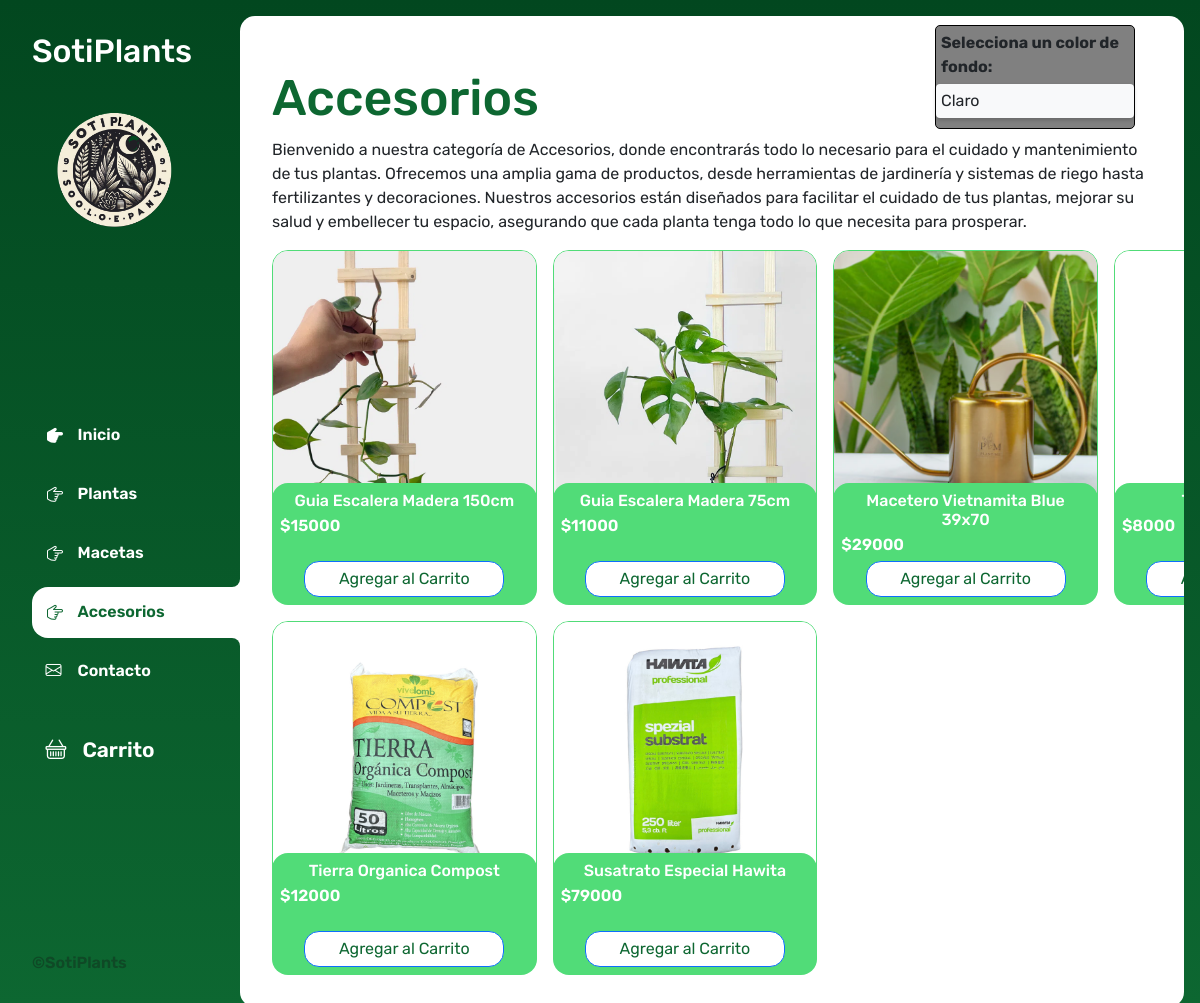
The app's page /tienda/accesorios/ with its own data.
### tienda/models.py (models this page shows, shortened)
class Productos(models.Model):
    id_produ        = models.AutoField(db_column = 'idProdu', primary_key=True)
    nombre_producto = models.CharField(max_length=50)
    id_tipo         = models.ForeignKey('TipoProducto', models.DO_NOTHING, db_column='idTipo', null=True)
    precio          = models.IntegerField()
    foto            = models.ImageField(upload_to='media', null=True)

### tienda/views.py (the view)
# urls.py: path('accesorios/', views.accesorios, name='accesorios'),
def accesorios(request):
    accesorio = Productos.objects.filter(id_tipo=3)
    context = {'accesorio': accesorio}
    return render(request, 'tienda/accesorios.html', context)

### tienda/context_processor.py (called while the page is built)
def total_carrito(request):
    total = 0
    if request.user.is_authenticated:
        if 'carrito' in request.session.keys():
            for key, value in request.session['carrito'].items():
                total += float(value['acumulado'])
    return {'total_carrito': total}

### tienda/templates/tienda/accesorios.html (shortened to what this page needs)
{% load static %}
<!DOCTYPE html>
<html lang="en">
<head>
    <link rel="stylesheet" href="https://cdn.jsdelivr.net/npm/bootstrap-icons@1.11.3/font/bootstrap-icons.min.css">
    <link href="https://cdn.jsdelivr.net/npm/bootstrap@5.3.3/dist/css/bootstrap.min.css" rel="stylesheet"
>
    <link rel="stylesheet" href="https://cdn.jsdelivr.net/npm/swiper@11/swiper-bundle.min.css" />
    <link rel="stylesheet" href="{% static 'style.css' %}">
</head>
<body>
    <div class="wrapper">
        <aside>
            <header>
                <h1 class="logo">SotiPlants</h1>
                <img class="logo_imagen" src="{% static 'images/logo_imagen.png' %}" alt="">
            </header>
            <nav>
                <ul class="menu">
                    <li>
                        <a href="{% url 'index' %}" class="btn btn-primary btn-lg enabled btn-general" role="button" aria-disabled="true"><i
                                class="bi bi-hand-index-thumb-fill"></i>Inicio</a>
                    </li>
                    <li>
                        <a href="{% url 'plantas' %}" class="btn btn-primary btn-lg enabled btn-general" role="button"
                            aria-disabled="true"><i class="bi bi-hand-index-thumb"></i>Plantas</a>
                    </li>
                    <li>
                        <a href="{% url 'macetas' %}" class="btn btn-primary btn-lg enabled btn-general" role="button"
                            aria-disabled="true"><i class="bi bi-hand-index-thumb"></i>Macetas</a>
                    </li>
                    <li>
                        <a href="{% url 'accesorios' %}" class="btn btn-primary btn-lg active btn-general" role="button"
                            aria-disabled="true"><i class="bi bi-hand-index-thumb"></i>Accesorios</a>
                    </li>
                    <li>
                        <a href="{% url 'contacto' %}" class="btn btn-primary btn-lg enabled btn-general" role="button"
                            aria-disabled="true"><i class="bi bi-envelope"></i>Contacto</a>
                    </li>
                    <li>
                        <a href="{% url 'carrito' %}" class="btn btn-primary btn-lg enabled btn-general" role="button"
                            aria-disabled="true" id="btn-carrito"><i class="bi bi-basket"></i>Carrito</a>
                    </li>
                </ul>
            </nav>
            <footer>
                <p class="texto-footer">©SotiPlants</p>
            </footer>
        </aside>
        <main>
            <h2 class="titulo-principal">Accesorios</h2>
            <p class="text-general">Bienvenido a nuestra categoría de Accesorios, donde encontrarás todo lo necesario
                para el cuidado y mantenimiento de tus plantas. Ofrecemos una amplia gama de productos, desde
                herramientas de jardinería y sistemas de riego hasta fertilizantes y decoraciones. Nuestros accesorios
                están diseñados para facilitar el cuidado de tus plantas, mejorar su salud y embellecer tu espacio,
                asegurando que cada planta tenga todo lo que necesita para prosperar.</p>
                <div class="contenedor-productos">
                    {% for accesori in accesorio %}
                        <div class="productos">
                            <img class="producto-imagen" src="{{ accesori.foto.url }}" alt="{{ accesori.nombre }}">
                            <div class="producto-detalles">
                                <h4 class="producto-titulo">{{ accesori.nombre_producto }}</h4>
                                <p class="producto-precio">${{ accesori.precio }}</p>
                                <a href="{% url 'Add' accesori.id_produ %}" class="btn btn-primary btn-agregar-carrito">Agregar al Carrito</a>
                            </div>
                        </div>
                    {% endfor %}
        </main>
    </div>
    <div class="form-group" id="themeSelector">
        <label for="theme">Selecciona un color de fondo:</label>
        <select class="form-control" id="theme">
            <option value="default">Claro</option>
        </select>
    </div>
</body>
</html>

### sotiplants/static/style.css (style rules this page uses)
* { margin: 0; padding: 0; box-sizing: border-box; font-family: 'Rubik', sans-serif; }
html, body { width: 100%; height: 100%; }
h1, h2, h4, h5, h6, p, a, input, textarea, ul { margin: 0; padding: 0; }
ul { list-style-type: none; }
a { text-decoration: none; }
.wrapper { display: grid; grid-template-columns: 1fr 4fr; background: linear-gradient(to bottom, #02471f, #0d6731); margin: 0 auto; height: 100vh; width: 100vw; }
aside { padding: 2rem; padding-right: 0; padding-right: 0; color: #FFF; position: sticky; top: 0; height: 100vh; display: flex; flex-direction: column; justify-content: space-between; }
.logo { font-weight: 500; font-size: 2rem; }
.logo_imagen { width: 135px; height: 135px; margin-top: 2rem; margin-left: 1rem; }
.menu { display: flex; flex-direction: column; gap: .5rem; }
.btn-general { background-color: transparent; border: 0; color: #FFF; cursor: pointer; display: flex; gap: 1rem; font-weight: 600; font-size: 1rem; padding: .85rem; border-top-right-radius: 0px; border-bottom-right-radius: 0px; }
#btn-carrito { font-size: 1.3rem; margin-top: 1rem; }
.btn.active { background-color: #FFF; color: #0d6731; width: 100%; border-top-left-radius: 1rem; border-bottom-left-radius: 1rem; position: relative; }
.btn.active::before { content: ""; position: absolute; width: 1rem; height: 2rem; bottom: 100%; right: 0; background-color: transparent; border-bottom-right-radius: .5rem; box-shadow: 0 1rem 0 #FFF; }
.btn.active::after { content: ""; position: absolute; width: 1rem; height: 2rem; top: 100%; right: 0; background-color: transparent; border-top-right-radius: .5rem; box-shadow: 0 -1rem 0 #FFF; }
.bi-hand-index-thumb, .bi-hand-index-thumb-fill { transform: rotateZ(90deg); }
.texto-footer { color: #0f4926; font-size: 1rem; font-weight: 600; }
main { background-color: #FFF; border-radius: 15px; margin: 1rem 1rem 0 0; padding: 2rem; max-width: 100%; overflow-x: hidden; margin-left: 0; }
.titulo-principal { color: #0d6731; margin-top: 20px; margin-bottom: 10px; font-size: 50px; }
.contenedor-productos { display: grid; grid-template-columns: repeat(4, 1fr); gap: 1rem; }
.producto-imagen { max-width: 264.64px; max-height: 264.64px; width: 264.64px; height: 264.64px; border-radius: 1rem; border: solid 1px #51dc78; object-fit: cover; }
.producto-detalles { background-color: #51dc78; max-width: 264.64px; max-height: 264.64px; width: 264.64px; height: 122px; color: #FFF; padding: .5rem; border-radius: 1rem; margin-top: -2rem; position: relative; display: flex; flex-direction: column; gap: .25rem; text-align: center; justify-content: space-between; }
.producto-precio { font-size: 1rem; font-weight: 600; text-align: left; }
.btn-agregar-carrito { border-radius: 15px; justify-content: center; align-items: center; padding: 5px 10px; width: 200px; margin-left: auto; margin-right: auto; margin-top: auto; background-color: #FFF; color: #0d6731; }
.text-general { margin-bottom: 1rem; }
#themeSelector { position: fixed; width: 200px; top: 30px; right: 50px; background-color: grey; font-weight: 400; border: solid 1px #000000; border-radius: 5px; margin: 15px; margin-top: -5px; }
#themeSelector label { font-weight: bold; display: block; margin-bottom: 10px; margin: 5px; }
#themeSelector select { width: 100%; padding: 5px; border: none; border-radius: 4px; box-shadow: 0 2px 4px 0 rgba(0, 0, 0, 0.2); appearance: none; background-color: #f8f9fa; }
.form-group label { font-size: 1rem; font-weight: 600; }
input[type="text"], input[type="email"], input[type="tel"], select, textarea { width: 100%; padding: 10px; margin-bottom: 10px; border: 1px solid #ccc; border-radius: 5px; }
h4 { font-size: 1rem; }

### records on screen
Productos: foto (picture), nombre_producto "Guia Escalera Madera 150cm", precio "15000"
Productos: foto (picture), nombre_producto "Guia Escalera Madera 75cm", precio "11000"
Productos: foto (picture), nombre_producto "Macetero Vietnamita Blue 39x70", precio "29000"
Productos: foto (picture), precio "8000"
Productos: foto (picture), nombre_producto "Tierra Organica Compost", precio "12000"
Productos: foto (picture), nombre_producto "Susatrato Especial Hawita", precio "79000"
